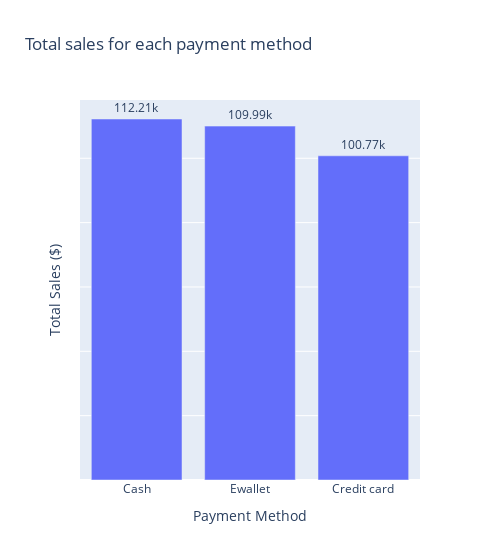

The notebook cell saved with this chart:
### Markdown cell above
More sales were made through cash

### Code cell
df_payment = df.groupby('Payment')['Total'].sum().sort_values(ascending=False)
trace = px.bar(
    x=df_payment.index,
    y=df_payment.values,
    title='Total sales for each payment method',
    labels={'x':'Payment Method', 'y':'Total Sales ($)'},
    text_auto='.5s', width= 500
)
trace.update_yaxes(showticklabels=False)
trace.update_traces(textposition='outside', cliponaxis=False)
trace.show()

### Figure 1 — Plotly figure (JSON) as saved in the notebook; plotly's stock layout.template omitted (floating-point values rounded to 4 significant figures)
{"data": [{"alignmentgroup": "True", "cliponaxis": false, "hovertemplate": "Payment Method=%{x}<br>Total Sales ($)=%{y}<extra></extra>", "legendgroup": "", "marker": {"color": "#636efa", "pattern": {"shape": ""}}, "name": "", "offsetgroup": "", "orientation": "v", "showlegend": false, "textposition": "outside", "texttemplate": "%{y:.5s}", "type": "bar", "x": ["Cash", "Ewallet", "Credit card"], "xaxis": "x", "y": [112200.0, 110000.0, 100800.0], "yaxis": "y"}], "layout": {"barmode": "relative", "legend": {"tracegroupgap": 0}, "title": {"text": "Total sales for each payment method"}, "width": 500, "xaxis": {"anchor": "y", "domain": [0, 1], "title": {"text": "Payment Method"}}, "yaxis": {"anchor": "x", "domain": [0, 1], "showticklabels": false, "title": {"text": "Total Sales ($)"}}}}
